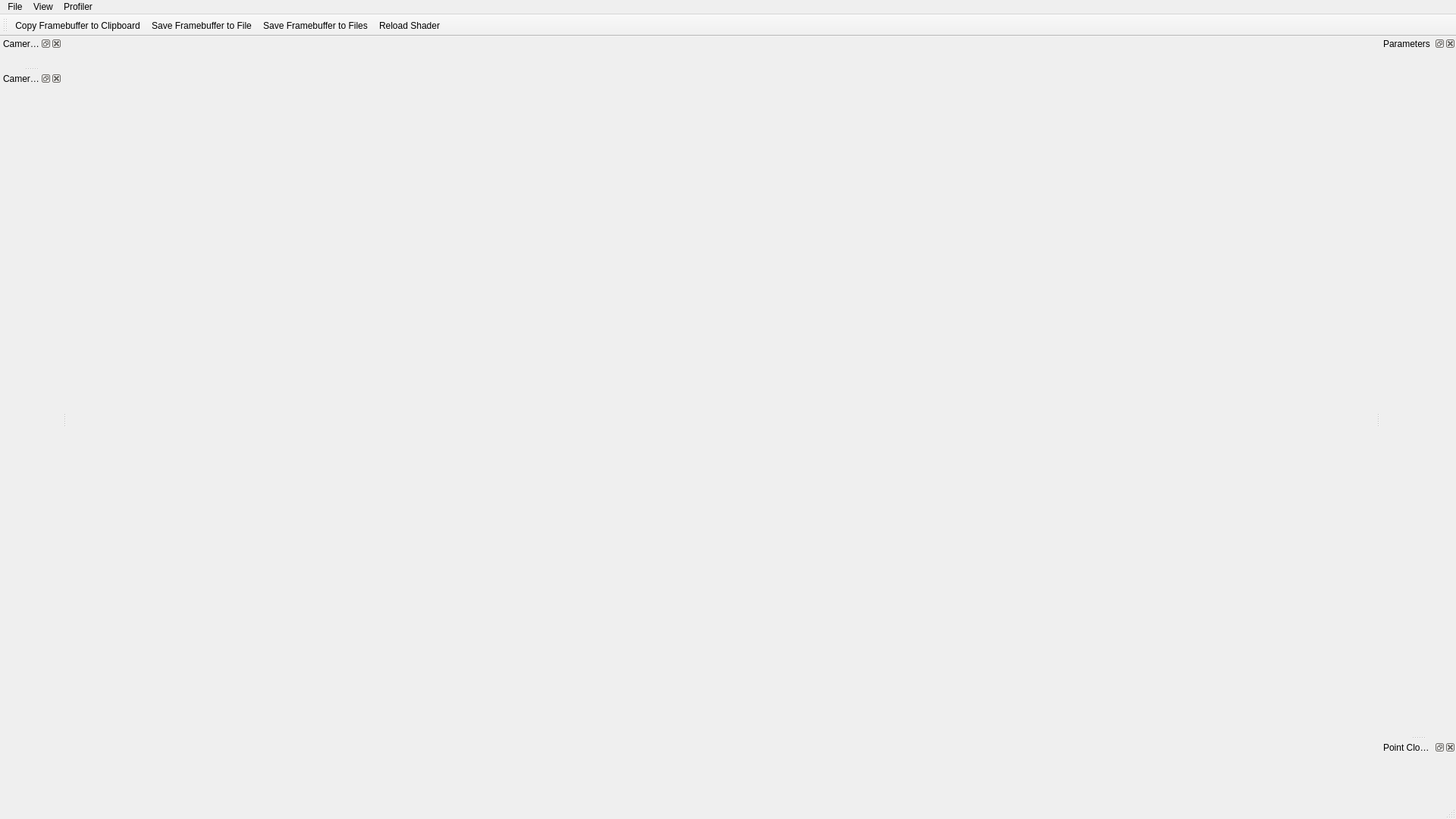
<?xml version="1.0" encoding="UTF-8"?>
<ui version="4.0">
 <class>MainWindow</class>
 <widget class="QMainWindow" name="MainWindow">
  <property name="geometry">
   <rect>
    <x>0</x>
    <y>0</y>
    <width>1920</width>
    <height>1080</height>
   </rect>
  </property>
  <property name="sizePolicy">
   <sizepolicy hsizetype="Preferred" vsizetype="Preferred">
    <horstretch>0</horstretch>
    <verstretch>0</verstretch>
   </sizepolicy>
  </property>
  <property name="acceptDrops">
   <bool>true</bool>
  </property>
  <property name="windowTitle">
   <string>Sahara</string>
  </property>
  <property name="windowIcon">
   <iconset resource="../../data/resources.qrc">
    <normaloff>:/icons/sahara.png</normaloff>:/icons/sahara.png</iconset>
  </property>
  <property name="documentMode">
   <bool>true</bool>
  </property>
  <property name="unifiedTitleAndToolBarOnMac">
   <bool>true</bool>
  </property>
  <widget class="QWidget" name="CentralWidget">
   <property name="sizePolicy">
    <sizepolicy hsizetype="Preferred" vsizetype="Preferred">
     <horstretch>0</horstretch>
     <verstretch>0</verstretch>
    </sizepolicy>
   </property>
  </widget>
  <widget class="QStatusBar" name="StatusBar"/>
  <widget class="QDockWidget" name="DW_RendererSettingsPanel">
   <property name="sizePolicy">
    <sizepolicy hsizetype="Preferred" vsizetype="Preferred">
     <horstretch>0</horstretch>
     <verstretch>0</verstretch>
    </sizepolicy>
   </property>
   <property name="minimumSize">
    <size>
     <width>100</width>
     <height>215</height>
    </size>
   </property>
   <property name="windowIcon">
    <iconset resource="../../data/resources.qrc">
     <normaloff>:/icons/effect.png</normaloff>:/icons/effect.png</iconset>
   </property>
   <property name="windowTitle">
    <string>Parameters</string>
   </property>
   <attribute name="dockWidgetArea">
    <number>2</number>
   </attribute>
   <widget class="QWidget" name="dockWidgetContents"/>
  </widget>
  <widget class="QToolBar" name="TB_Development">
   <property name="windowTitle">
    <string>toolBar</string>
   </property>
   <property name="orientation">
    <enum>Qt::Orientation::Horizontal</enum>
   </property>
   <attribute name="toolBarArea">
    <enum>TopToolBarArea</enum>
   </attribute>
   <attribute name="toolBarBreak">
    <bool>false</bool>
   </attribute>
   <addaction name="actionCopyFramebufferToClipboard"/>
   <addaction name="actionSaveFramebufferToFile"/>
   <addaction name="actionSaveFramebufferToFiles"/>
   <addaction name="actionReloadShader"/>
  </widget>
  <widget class="QDockWidget" name="DW_CameraPathPanel">
   <property name="sizePolicy">
    <sizepolicy hsizetype="Preferred" vsizetype="Maximum">
     <horstretch>0</horstretch>
     <verstretch>0</verstretch>
    </sizepolicy>
   </property>
   <property name="minimumSize">
    <size>
     <width>82</width>
     <height>40</height>
    </size>
   </property>
   <property name="windowTitle">
    <string>Camera Path</string>
   </property>
   <attribute name="dockWidgetArea">
    <number>1</number>
   </attribute>
   <widget class="QWidget" name="cameraPathViewContents">
    <property name="sizePolicy">
     <sizepolicy hsizetype="Preferred" vsizetype="Expanding">
      <horstretch>0</horstretch>
      <verstretch>0</verstretch>
     </sizepolicy>
    </property>
   </widget>
  </widget>
  <widget class="QDockWidget" name="DW_CameraSettingsPanel">
   <property name="sizePolicy">
    <sizepolicy hsizetype="Preferred" vsizetype="Minimum">
     <horstretch>0</horstretch>
     <verstretch>0</verstretch>
    </sizepolicy>
   </property>
   <property name="minimumSize">
    <size>
     <width>82</width>
     <height>24</height>
    </size>
   </property>
   <property name="windowIcon">
    <iconset resource="../../data/resources.qrc">
     <normaloff>:/icons/general-video.png</normaloff>:/icons/general-video.png</iconset>
   </property>
   <property name="windowTitle">
    <string>Camera Settings</string>
   </property>
   <attribute name="dockWidgetArea">
    <number>1</number>
   </attribute>
  </widget>
  <widget class="QDockWidget" name="DW_ScenePanel">
   <property name="sizePolicy">
    <sizepolicy hsizetype="Preferred" vsizetype="Minimum">
     <horstretch>0</horstretch>
     <verstretch>0</verstretch>
    </sizepolicy>
   </property>
   <property name="windowTitle">
    <string>Point Clouds</string>
   </property>
   <attribute name="dockWidgetArea">
    <number>2</number>
   </attribute>
   <widget class="QWidget" name="dockWidgetContents_5"/>
  </widget>
  <widget class="QMenuBar" name="menuBar">
   <property name="geometry">
    <rect>
     <x>0</x>
     <y>0</y>
     <width>1920</width>
     <height>22</height>
    </rect>
   </property>
   <widget class="QMenu" name="menuFile">
    <property name="title">
     <string>File</string>
    </property>
    <addaction name="actionOpenFile"/>
    <addaction name="actionOpenSettings"/>
    <addaction name="actionExit"/>
   </widget>
   <widget class="QMenu" name="menuView">
    <property name="title">
     <string>View</string>
    </property>
    <addaction name="actionToggleCameraSettingsPanel"/>
    <addaction name="actionToggleCameraPathPanel"/>
    <addaction name="actionToggleRendererSettingsPanel"/>
    <addaction name="actionToggleScenePanel"/>
   </widget>
   <widget class="QMenu" name="menuProfiler">
    <property name="title">
     <string>Profiler</string>
    </property>
    <addaction name="actionToggleProfiling"/>
   </widget>
   <addaction name="menuFile"/>
   <addaction name="menuView"/>
   <addaction name="menuProfiler"/>
  </widget>
  <action name="actionCopyFramebufferToClipboard">
   <property name="icon">
    <iconset resource="../../data/resources.qrc">
     <normaloff>:/icons/export-still.png</normaloff>:/icons/export-still.png</iconset>
   </property>
   <property name="text">
    <string>&amp;Copy Framebuffer to Clipboard</string>
   </property>
   <property name="shortcut">
    <string>Ctrl+C</string>
   </property>
  </action>
  <action name="actionParameterReset">
   <property name="icon">
    <iconset resource="../../data/resources.qrc">
     <normaloff>:/icons/general-reset.png</normaloff>:/icons/general-reset.png</iconset>
   </property>
   <property name="text">
    <string>Reset Parameters</string>
   </property>
   <property name="shortcut">
    <string>Ctrl+P</string>
   </property>
  </action>
  <action name="actionReloadShader">
   <property name="icon">
    <iconset resource="../../data/resources.qrc">
     <normaloff>:/icons/file-reload.png</normaloff>:/icons/file-reload.png</iconset>
   </property>
   <property name="text">
    <string>Reload Shader</string>
   </property>
   <property name="toolTip">
    <string>Reload shader</string>
   </property>
   <property name="shortcut">
    <string>Ctrl+R</string>
   </property>
  </action>
  <action name="actionDataSetItemAddPointCloud">
   <property name="icon">
    <iconset resource="../../data/resources.qrc">
     <normaloff>:/icons/preset-add.png</normaloff>:/icons/preset-add.png</iconset>
   </property>
   <property name="text">
    <string>Add Point Cloud</string>
   </property>
  </action>
  <action name="actionDataSetItemAddMesh">
   <property name="icon">
    <iconset resource="../../data/resources.qrc">
     <normaloff>:/icons/preset-add.png</normaloff>:/icons/preset-add.png</iconset>
   </property>
   <property name="text">
    <string>Add Mesh</string>
   </property>
  </action>
  <action name="actionDataSetItemAddMeshAsPointCloud">
   <property name="icon">
    <iconset resource="../../data/resources.qrc">
     <normaloff>:/icons/preset-add.png</normaloff>:/icons/preset-add.png</iconset>
   </property>
   <property name="text">
    <string>Add Mesh as PointCloud</string>
   </property>
  </action>
  <action name="actionDataSetItemRemove">
   <property name="icon">
    <iconset resource="../../data/resources.qrc">
     <normaloff>:/icons/preset-remove.png</normaloff>:/icons/preset-remove.png</iconset>
   </property>
   <property name="text">
    <string>Remove</string>
   </property>
  </action>
  <action name="actionDataSetItemsClear">
   <property name="icon">
    <iconset resource="../../data/resources.qrc">
     <normaloff>:/icons/general-cross.png</normaloff>:/icons/general-cross.png</iconset>
   </property>
   <property name="text">
    <string>Clear</string>
   </property>
  </action>
  <action name="actionCameraJumpToFirst">
   <property name="icon">
    <iconset resource="../../data/resources.qrc">
     <normaloff>:/icons/transport-jump-first.png</normaloff>:/icons/transport-jump-first.png</iconset>
   </property>
   <property name="text">
    <string>Jump to first</string>
   </property>
  </action>
  <action name="actionCameraJumpToLast">
   <property name="icon">
    <iconset resource="../../data/resources.qrc">
     <normaloff>:/icons/transport-jump-last.png</normaloff>:/icons/transport-jump-last.png</iconset>
   </property>
   <property name="text">
    <string>Jump to last</string>
   </property>
  </action>
  <action name="actionCameraJumpToPrev">
   <property name="icon">
    <iconset resource="../../data/resources.qrc">
     <normaloff>:/icons/transport-jump-previous.png</normaloff>:/icons/transport-jump-previous.png</iconset>
   </property>
   <property name="text">
    <string>Jump to previous</string>
   </property>
  </action>
  <action name="actionCameraJumpToNext">
   <property name="icon">
    <iconset resource="../../data/resources.qrc">
     <normaloff>:/icons/transport-jump-next.png</normaloff>:/icons/transport-jump-next.png</iconset>
   </property>
   <property name="text">
    <string>Jump to next</string>
   </property>
  </action>
  <action name="actionTransportFastBackward">
   <property name="icon">
    <iconset resource="../../data/resources.qrc">
     <normaloff>:/icons/transport-fast-backward.png</normaloff>:/icons/transport-fast-backward.png</iconset>
   </property>
   <property name="text">
    <string>Fast backward</string>
   </property>
  </action>
  <action name="actionTransportFastForward">
   <property name="icon">
    <iconset resource="../../data/resources.qrc">
     <normaloff>:/icons/transport-fast-forward.png</normaloff>:/icons/transport-fast-forward.png</iconset>
   </property>
   <property name="text">
    <string>Fast forward</string>
   </property>
  </action>
  <action name="actionCameraAnimationPlayBackwards">
   <property name="icon">
    <iconset resource="../../data/resources.qrc">
     <normaloff>:/icons/transport-play-backward.png</normaloff>:/icons/transport-play-backward.png</iconset>
   </property>
   <property name="text">
    <string>Play backward</string>
   </property>
  </action>
  <action name="actionCameraAnimationPlayForward">
   <property name="icon">
    <iconset resource="../../data/resources.qrc">
     <normaloff>:/icons/transport-play-forward.png</normaloff>:/icons/transport-play-forward.png</iconset>
   </property>
   <property name="text">
    <string>Play forward</string>
   </property>
  </action>
  <action name="actionRecordCameraPath">
   <property name="icon">
    <iconset resource="../../data/resources.qrc">
     <normaloff>:/icons/transport-record.png</normaloff>:/icons/transport-record.png</iconset>
   </property>
   <property name="text">
    <string>Record</string>
   </property>
  </action>
  <action name="actionCameraAnimationPause">
   <property name="icon">
    <iconset resource="../../data/resources.qrc">
     <normaloff>:/icons/transport-pause.png</normaloff>:/icons/transport-pause.png</iconset>
   </property>
   <property name="text">
    <string>Pause</string>
   </property>
  </action>
  <action name="actionCameraAnimationStop">
   <property name="icon">
    <iconset resource="../../data/resources.qrc">
     <normaloff>:/icons/transport-stop.png</normaloff>:/icons/transport-stop.png</iconset>
   </property>
   <property name="text">
    <string>Stop</string>
   </property>
  </action>
  <action name="actionCameraAnimationLoop">
   <property name="checkable">
    <bool>true</bool>
   </property>
   <property name="icon">
    <iconset resource="../../data/resources.qrc">
     <normaloff>:/icons/general-loop.png</normaloff>:/icons/general-loop.png</iconset>
   </property>
   <property name="text">
    <string>Loop</string>
   </property>
  </action>
  <action name="actionSaveFramebufferToFile">
   <property name="icon">
    <iconset resource="../../data/resources.qrc">
     <normaloff>:/icons/video-export-frame.png</normaloff>:/icons/video-export-frame.png</iconset>
   </property>
   <property name="text">
    <string>&amp;Save Framebuffer to File</string>
   </property>
   <property name="toolTip">
    <string>Save Framebuffer to File.</string>
   </property>
  </action>
  <action name="actionSaveFramebufferToFiles">
   <property name="checkable">
    <bool>true</bool>
   </property>
   <property name="icon">
    <iconset resource="../../data/resources.qrc">
     <normaloff>:/icons/video-export-frames.png</normaloff>:/icons/video-export-frames.png</iconset>
   </property>
   <property name="text">
    <string>&amp;Save Framebuffer to Files</string>
   </property>
   <property name="toolTip">
    <string>Save Framebuffer to Files.</string>
   </property>
  </action>
  <action name="actionOpenFile">
   <property name="text">
    <string>Open</string>
   </property>
  </action>
  <action name="actionOpenSettings">
   <property name="text">
    <string>Settings</string>
   </property>
  </action>
  <action name="actionExit">
   <property name="text">
    <string>Exit</string>
   </property>
  </action>
  <action name="actionToggleCameraSettingsPanel">
   <property name="checkable">
    <bool>true</bool>
   </property>
   <property name="checked">
    <bool>true</bool>
   </property>
   <property name="text">
    <string>Camera Settings Panel</string>
   </property>
  </action>
  <action name="actionToggleCameraPathPanel">
   <property name="checkable">
    <bool>true</bool>
   </property>
   <property name="checked">
    <bool>true</bool>
   </property>
   <property name="text">
    <string>Camera Path Panel</string>
   </property>
  </action>
  <action name="actionToggleRendererSettingsPanel">
   <property name="checkable">
    <bool>true</bool>
   </property>
   <property name="checked">
    <bool>true</bool>
   </property>
   <property name="text">
    <string>Renderer Settings Panel</string>
   </property>
  </action>
  <action name="actionToggleScenePanel">
   <property name="checkable">
    <bool>true</bool>
   </property>
   <property name="checked">
    <bool>true</bool>
   </property>
   <property name="text">
    <string>Scene Panel</string>
   </property>
  </action>
  <action name="actionToggleProfiling">
   <property name="text">
    <string>Start Profiling</string>
   </property>
   <property name="shortcut">
    <string>F2</string>
   </property>
  </action>
 </widget>
 <resources>
  <include location="../../data/resources.qrc"/>
 </resources>
 <connections/>
</ui>
